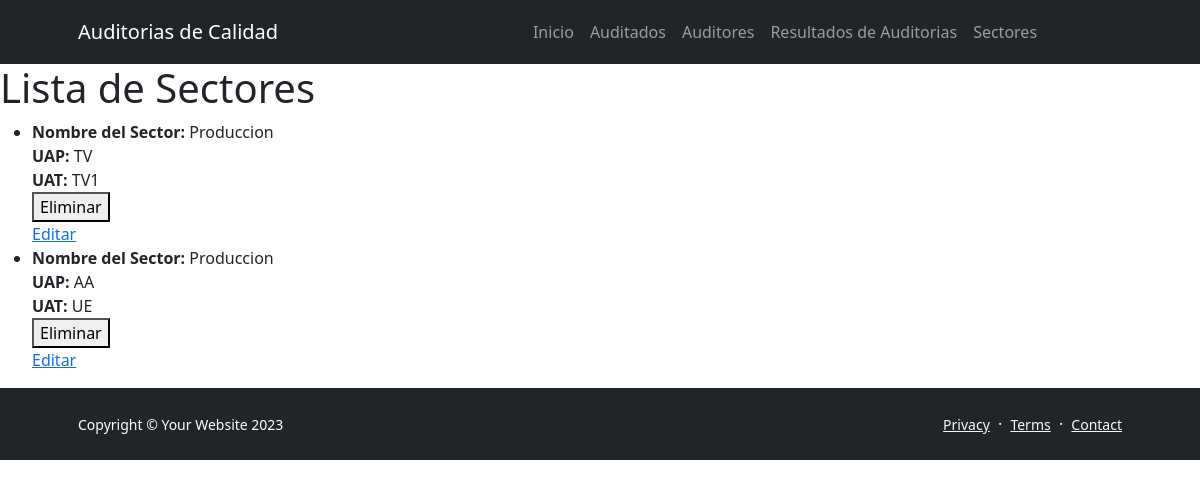
The app's page /AppAuditoria/sectores/, older data.
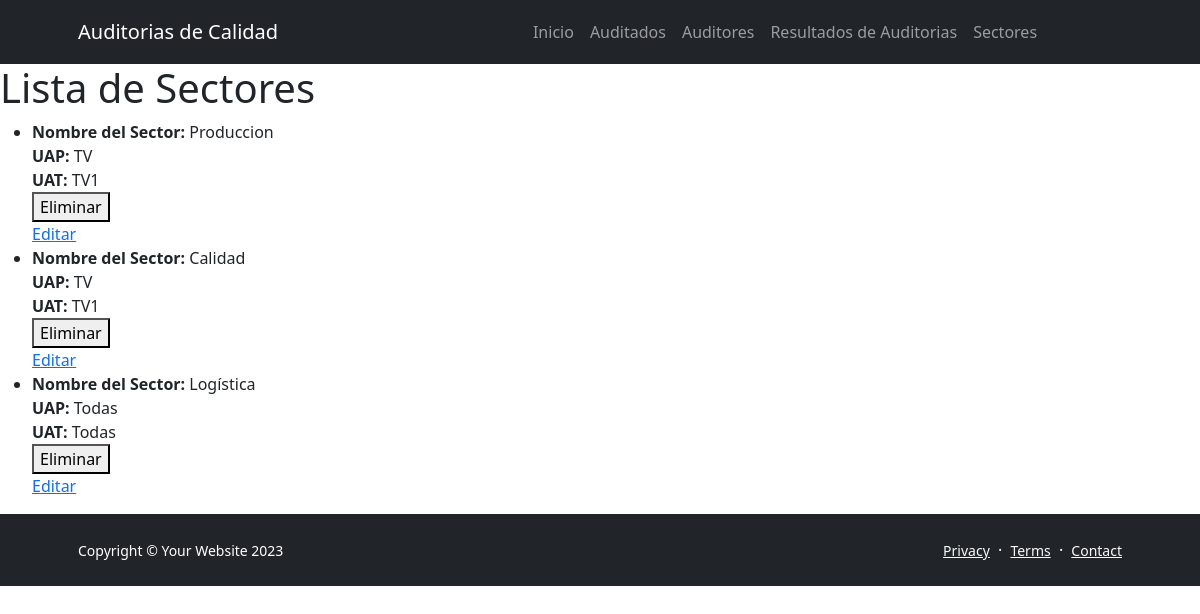
The same page, newer data.
### AppAuditoria/models.py (models this page shows, shortened)
class Sector(models.Model):
    nombre = models.CharField(max_length=100)
    UAP = models.CharField(max_length=5, default='Todas')
    UAT = models.CharField(max_length=5, default='Todas')

### AppAuditoria/views.py (the view)
# urls.py: path('sectores/', views.lista_sectores, name='lista_sectores'),
def lista_sectores(request):
    sectores = Sector.objects.all()
    return render(request, 'appauditoria/lista_sectores.html', {'sectores': sectores})

### AppAuditoria/templates/AppAuditoria/lista_sectores.html (shortened to what this page needs)
<!DOCTYPE html>
{% extends 'AppAuditoria/base.html' %}
{% load static %}
{% block section1 %}
<html>
<head>
</head>
<body>
    <h1>Lista de Sectores</h1>
    <ul>
        {% for sector in sectores %}
            <li>
                <strong>Nombre del Sector:</strong> {{ sector.nombre }}<br>
                <strong>UAP:</strong> {{ sector.UAP }}<br>
                <strong>UAT:</strong> {{ sector.UAT }}
                <form method="post" action="{% url 'DeleteSector' sector.id %}">
                    <button type="submit">Eliminar</button>
              </form>
               <a href="{% url 'EditSector' sector.id %}">Editar</a>
            </li>
        {% empty %}
            <li>No hay sectores disponibles.</li>
        {% endfor %}
    </ul>
</body>
</html>
{% endblock %}

### AppAuditoria/templates/AppAuditoria/base.html (shortened to what this page needs)
<!DOCTYPE html>
{% load static %}
<html lang="en">
    <head>
        <link href="https://cdn.jsdelivr.net/npm/bootstrap-icons@1.5.0/font/bootstrap-icons.css" rel="stylesheet" />
        <link href="{% static 'AppAuditoria/css/styles.css' %}" rel="stylesheet" />
    </head>
    <body class="d-flex flex-column h-100">
        <main class="flex-shrink-0">
            <nav class="navbar navbar-expand-lg navbar-dark bg-dark">
                <div class="container px-5">
                    <a class="navbar-brand" href="index.html">Auditorias de Calidad </a>
                    <div class="collapse navbar-collapse" id="navbarSupportedContent">
                        <ul class="navbar-nav ms-auto mb-2 mb-lg-0">
                            <li class="nav-item"><a class="nav-link" href="{% url 'pagina_de_inicio' %}">Inicio</a></li>
                            <li class="nav-item"><a class="nav-link" href="{% url 'lista_auditados' %}">Auditados</a></li>
                            <li class="nav-item"><a class="nav-link" href="{% url 'lista_auditores' %}">Auditores</a></li>
                            <li class="nav-item"><a class="nav-link" href="{% url 'lista_entregables' %}">Resultados de Auditorias</a></li>
                            <li class="nav-item"><a class="nav-link" href="{% url 'lista_sectores' %}">Sectores</a></li>
                            </ul>
                            <li class="nav-item dropdown">
                                <a class="nav-link dropdown-toggle" id="navbarDropdownPortfolio" href="#" role="button" data-bs-toggle="dropdown" aria-expanded="false">Portfolio</a>
                            </li>
                    </div>
                </div>
            </nav>
            {% block section1 %}
            {% endblock %}
        <footer class="bg-dark py-4 mt-auto">
            <div class="container px-5">
                <div class="row align-items-center justify-content-between flex-column flex-sm-row">
                    <div class="col-auto"><div class="small m-0 text-white">Copyright &copy; Your Website 2023</div></div>
                    <div class="col-auto">
                        <a class="link-light small" href="#!">Privacy</a>
                        <span class="text-white mx-1">&middot;</span>
                        <a class="link-light small" href="#!">Terms</a>
                        <span class="text-white mx-1">&middot;</span>
                        <a class="link-light small" href="#!">Contact</a>
                    </div>
                </div>
            </div>
        </footer>
    </body>
</html>

Row changes from the older to the newer data that the page shows:
removed Sector: nombre "Produccion", UAP "AA", UAT "UE"
added Sector: nombre "Calidad", UAP "TV", UAT "TV1"
added Sector: nombre "Logística", UAP "Todas", UAT "Todas"
